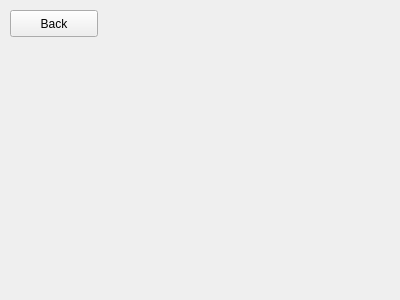
<?xml version="1.0" encoding="UTF-8"?>
<ui version="4.0">
 <class>ContentManagerForm</class>
 <widget class="QWidget" name="ContentManagerForm">
  <property name="geometry">
   <rect>
    <x>0</x>
    <y>0</y>
    <width>400</width>
    <height>300</height>
   </rect>
  </property>
  <property name="windowTitle">
   <string>Content Manager Test Cases</string>
  </property>
  <widget class="QPushButton" name="backButton">
   <property name="geometry">
    <rect>
     <x>10</x>
     <y>10</y>
     <width>88</width>
     <height>27</height>
    </rect>
   </property>
   <property name="text">
    <string>Back</string>
   </property>
  </widget>
 </widget>
 <resources/>
 <connections/>
</ui>
